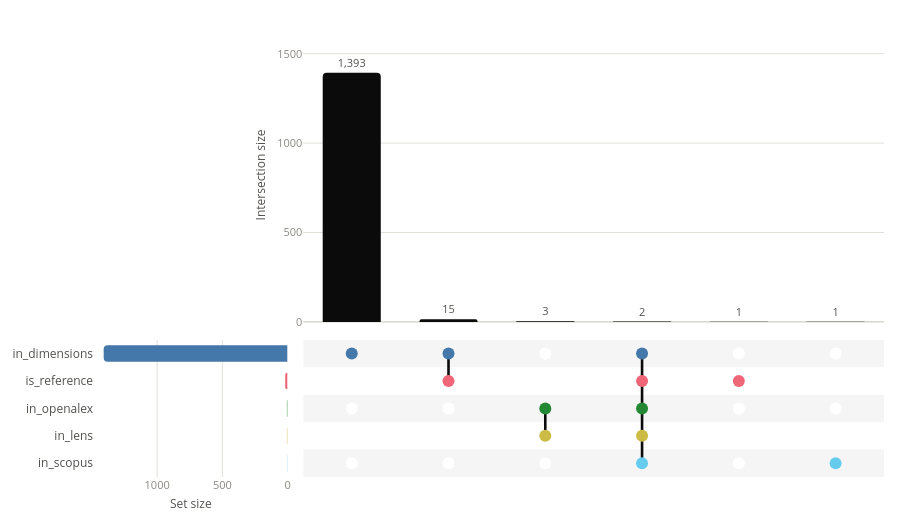

Write notebook code for a chart like this one.
### Code cell
from slrrag.settings import PATH_UPSET_DISTINCT
from slrrag.toolbox.plotly_visualze import create_upset_plot

databases_names = ["scopus", "openalex", "lens", "dimensions"]

path_upset_distinct = PATH_UPSET_DISTINCT
fig_upset_distinct = create_upset_plot(
    df_papers, ["in_" + x for x in databases_names] + ["is_reference"], mode="distinct"
)
fig_upset_distinct.figure.write_html(path_upset_distinct)
print("Upset distinct plot saved to : ", path_upset_distinct)
fig_upset_distinct.figure

### Figure 1 — Plotly figure (JSON) as saved in the notebook; plotly's stock layout.template omitted (floating-point values rounded to 4 significant figures)
{"data": [{"cliponaxis": false, "customdata": [["in_dimensions", 1, "98.4", "+1.0"], ["in_dimensions & is_reference", 2, "1.1", "-0.2"], ["in_openalex & in_lens", 2, "0.2", "+0.2"], ["in_scopus & in_openalex & in_lens & in_dimensions & is_reference", 5, "0.1", "+0.1"], ["is_reference", 1, "0.1", "+0.1"], ["in_scopus", 1, "0.1", "+0.1"]], "hovertemplate": "<b>%{customdata[0]}</b><br>Size: %{y:,} (%{customdata[2]}% of total)<br>Degree: %{customdata[1]}<br>Deviation: %{customdata[3]}%<extra></extra>", "marker": {"color": "#0b0b0b", "cornerradius": 4, "line": {"width": 0}}, "meta": "upset:intersection-bars", "name": "Intersection size", "textfont": {"color": "#52514e", "size": 11}, "textposition": "outside", "texttemplate": "%{y:,}", "type": "bar", "width": 0.6, "x": [0, 1, 2, 3, 4, 5], "xaxis": "x", "y": [1393, 15, 3, 2, 1, 1], "yaxis": "y"}, {"customdata": [["in_dimensions", "99.6"], ["is_reference", "1.3"], ["in_openalex", "0.4"], ["in_lens", "0.4"], ["in_scopus", "0.2"]], "hovertemplate": "<b>%{customdata[0]}</b><br>Size: %{x:,} (%{customdata[1]}% of total)<extra></extra>", "marker": {"color": ["#4477AA", "#EE6677", "#228833", "#CCBB44", "#66CCEE"], "cornerradius": 4, "line": {"width": 0}}, "meta": "upset:set-bars", "name": "Set size", "orientation": "h", "type": "bar", "width": 0.6, "x": [1410, 18, 5, 5, 3], "xaxis": "x2", "y": [0, 1, 2, 3, 4], "yaxis": "y2"}, {"hoverinfo": "skip", "marker": {"color": "#ffffff", "size": 12}, "meta": "upset:matrix-background", "mode": "markers", "name": "Non-members", "type": "scatter", "x": [0, 0, 0, 0, 0, 1, 1, 1, 1, 1, 2, 2, 2, 2, 2, 3, 3, 3, 3, 3, 4, 4, 4, 4, 4, 5, 5, 5, 5, 5], "xaxis": "x3", "y": [0, 1, 2, 3, 4, 0, 1, 2, 3, 4, 0, 1, 2, 3, 4, 0, 1, 2, 3, 4, 0, 1, 2, 3, 4, 0, 1, 2, 3, 4], "yaxis": "y3"}, {"hoverinfo": "skip", "line": {"color": "#0b0b0b", "width": 2.6}, "meta": "upset:matrix-connectors", "mode": "lines", "name": "Connectors", "type": "scatter", "x": [1, 1, null, 2, 2, null, 3, 3, null], "xaxis": "x3", "y": [0, 1, null, 2, 3, null, 0, 4, null], "yaxis": "y3"}, {"customdata": [["in_dimensions", "in_dimensions (1,393)"], ["in_dimensions", "in_dimensions & is_reference (15)"], ["is_reference", "in_dimensions & is_reference (15)"], ["in_openalex", "in_openalex & in_lens (3)"], ["in_lens", "in_openalex & in_lens (3)"], ["in_scopus", "in_scopus & in_openalex & in_lens & in_dimensions & is_reference (2)"], ["in_openalex", "in_scopus & in_openalex & in_lens & in_dimensions & is_reference (2)"], ["in_lens", "in_scopus & in_openalex & in_lens & in_dimensions & is_reference (2)"], ["in_dimensions", "in_scopus & in_openalex & in_lens & in_dimensions & is_reference (2)"], ["is_reference", "in_scopus & in_openalex & in_lens & in_dimensions & is_reference (2)"], ["is_reference", "is_reference (1)"], ["in_scopus", "in_scopus (1)"]], "hovertemplate": "<b>%{customdata[0]}</b><br>%{customdata[1]}<extra></extra>", "marker": {"color": ["#4477AA", "#4477AA", "#EE6677", "#228833", "#CCBB44", "#66CCEE", "#228833", "#CCBB44", "#4477AA", "#EE6677", "#EE6677", "#66CCEE"], "size": 12}, "meta": "upset:matrix-dots", "mode": "markers", "name": "Members", "type": "scatter", "x": [0, 1, 1, 2, 2, 3, 3, 3, 3, 3, 4, 5], "xaxis": "x3", "y": [0, 0, 1, 2, 3, 4, 2, 3, 0, 1, 1, 4], "yaxis": "y3"}], "layout": {"colorway": ["#4477AA", "#EE6677", "#228833", "#CCBB44", "#66CCEE", "#AA3377", "#BBBBBB"], "font": {"color": "#52514e", "size": 12}, "height": 520, "hoverlabel": {"font": {"size": 12}}, "margin": {"b": 12, "l": 12, "r": 16, "t": 28}, "meta": {"description": "UpSet plot of 5 sets (in_dimensions, is_reference, in_openalex, in_lens, in_scopus) across 6 intersections. The largest shown intersection is in_dimensions with 1,393 elements.", "orientation": "horizontal"}, "paper_bgcolor": "#ffffff", "plot_bgcolor": "#ffffff", "shapes": [{"fillcolor": "rgba(11, 11, 11, 0.04)", "layer": "below", "line": {"width": 0}, "type": "rect", "x0": 0, "x1": 1, "xref": "x3 domain", "y0": -0.5, "y1": 0.5, "yref": "y3"}, {"fillcolor": "rgba(11, 11, 11, 0.04)", "layer": "below", "line": {"width": 0}, "type": "rect", "x0": 0, "x1": 1, "xref": "x3 domain", "y0": 1.5, "y1": 2.5, "yref": "y3"}, {"fillcolor": "rgba(11, 11, 11, 0.04)", "layer": "below", "line": {"width": 0}, "type": "rect", "x0": 0, "x1": 1, "xref": "x3 domain", "y0": 3.5, "y1": 4.5, "yref": "y3"}], "showlegend": false, "xaxis": {"anchor": "y", "domain": [0.265, 1], "matches": "x3", "range": [-0.5, 5.5], "showgrid": false, "showticklabels": false, "ticks": "", "zeroline": false}, "xaxis2": {"anchor": "y2", "automargin": true, "autorange": "reversed", "domain": [0, 0.245], "gridcolor": "#e1e0d9", "gridwidth": 1, "nticks": 4, "showticklabels": true, "tickfont": {"color": "#898781", "size": 11}, "title": {"font": {"color": "#52514e", "size": 12}, "standoff": 8, "text": "Set size"}, "zeroline": false}, "xaxis3": {"anchor": "y3", "domain": [0.265, 1], "range": [-0.5, 5.5], "showgrid": false, "showticklabels": false, "ticks": "", "zeroline": false}, "yaxis": {"anchor": "x", "automargin": true, "domain": [0.3455, 1], "gridcolor": "#e1e0d9", "gridwidth": 1, "nticks": 5, "range": [0, 1644.0], "showticklabels": true, "tickfont": {"color": "#898781", "size": 11}, "title": {"font": {"color": "#52514e", "size": 12}, "standoff": 8, "text": "Intersection size"}, "zeroline": true, "zerolinecolor": "#c3c2b7", "zerolinewidth": 1}, "yaxis2": {"anchor": "x2", "automargin": true, "domain": [0, 0.3055], "range": [4.5, -0.5], "showgrid": false, "tickfont": {"color": "#52514e", "size": 12}, "ticks": "", "ticktext": ["in_dimensions", "is_reference", "in_openalex", "in_lens", "in_scopus"], "tickvals": [0, 1, 2, 3, 4], "zeroline": false}, "yaxis3": {"anchor": "x3", "domain": [0, 0.3055], "matches": "y2", "range": [4.5, -0.5], "showgrid": false, "showticklabels": false, "ticks": "", "zeroline": false}}}
